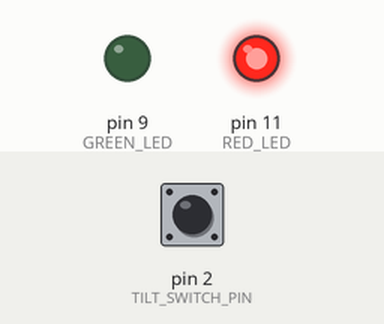
This sketch was run on a simulated Arduino Uno, built with avr-gcc and run on an emulated ATmega328P. Parts: output pins drawn as LEDs (lit = HIGH). Inputs (shaded band) come from the test bench; at power-on: pin 2 (TILT_SWITCH_PIN) HIGH. What the sketch prints to the serial monitor is not drawn.

Above: at 1.2 s.
1.3 s: pin 2 (TILT_SWITCH_PIN) pulled LOW for 0.15 s
At 1.37 s:
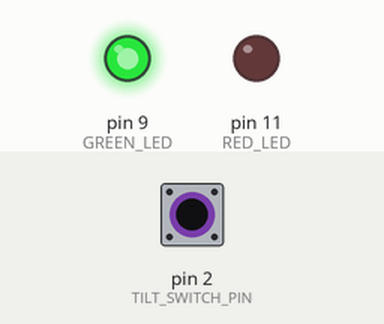
2.9 s: pin 2 (TILT_SWITCH_PIN) pulled LOW for 3.2 s
At 6.9 s:
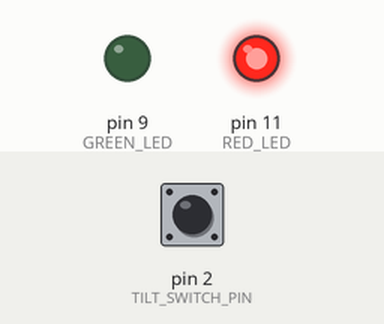
Timing chart, 0 to 8.4 s (numbered marks = the images above; inputs shaded):
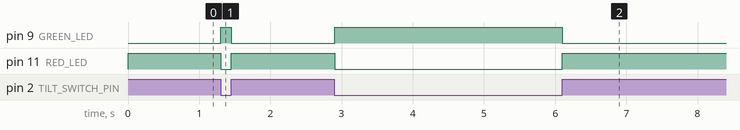

Measured:
- after the input at 1.3 s, pin 9 (GREEN_LED): LOW → HIGH at once, → LOW 0.15 s later; pin 11 (RED_LED): HIGH → LOW at once, → HIGH 0.15 s later
- after the input at 2.9 s, pin 9 (GREEN_LED): LOW → HIGH at once, → LOW 3.2 s later; pin 11 (RED_LED): HIGH → LOW at once, → HIGH 3.2 s later

The sketch:

Lesson_36_-_Understanding_How_to_Use_Tilt_Switches.ino
```cpp
//We are learning how to use a Tilt Switch
//Declaring Variables
int TILT_SWITCH_PIN = 2;
int TILT_SWITCH_VALUE;
int RED_LED = 11;
int GREEN_LED = 9;


void setup() {
  //Starting Serial Monitor
  Serial.begin(9600);

  //Starting Tilt Switch Pin
  pinMode(TILT_SWITCH_PIN, INPUT);

  //Turning on Tilt Switch Pin to start voltage
  digitalWrite(TILT_SWITCH_PIN, HIGH);

  //Starting LEDs
  pinMode(RED_LED, OUTPUT);
  pinMode(GREEN_LED, OUTPUT);
}


void loop() {
  //Reading Voltage from Switch
  TILT_SWITCH_VALUE = digitalRead(TILT_SWITCH_PIN);

  //Turning on Green LED when Tilt switch is on the ground
  if (TILT_SWITCH_VALUE == 0) {
    digitalWrite(RED_LED, LOW);
    digitalWrite(GREEN_LED, HIGH);
  }

  //Turning on Red LED when Tilt switch is tilted
  if (TILT_SWITCH_VALUE == 1) {
    digitalWrite(RED_LED, HIGH);
    digitalWrite(GREEN_LED, LOW);
  }

  //Printing Tilt Switch Value
  Serial.println(TILT_SWITCH_VALUE);
}
```
